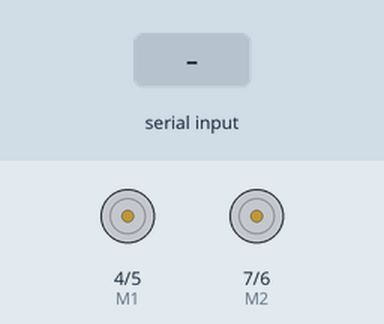
Simulated run of this sketch. Board: Arduino Uno, built with avr-gcc and run on an emulated ATmega328P. Parts: direction and speed pins drawn as motors (green arrow = direction pin HIGH = forward, orange = LOW = backward, longer = more drive). The test bench sets the inputs (shaded band).

Above: at 1.2 s.
1.3 s: "w" received over Serial
At 2.4 s:
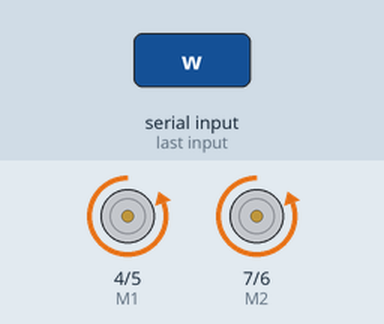
2.8 s: "s" received over Serial
At 3.6 s:
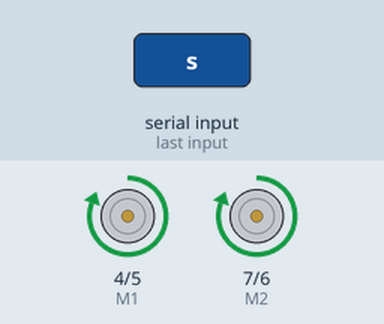
4.3 s: "x" received over Serial
At 4.7 s:
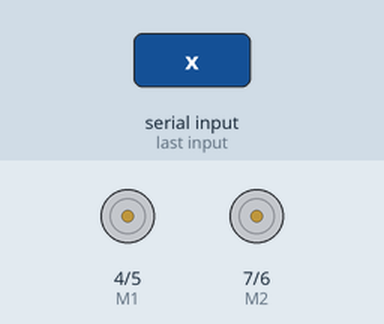
5.8 s: "a" received over Serial
At 7.0 s:
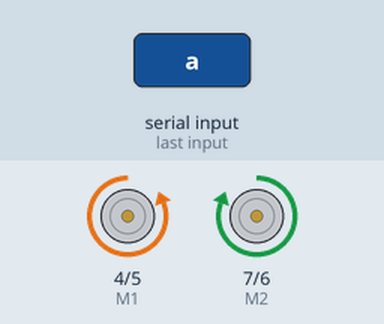
7.3 s: "d" received over Serial
At 8.2 s:
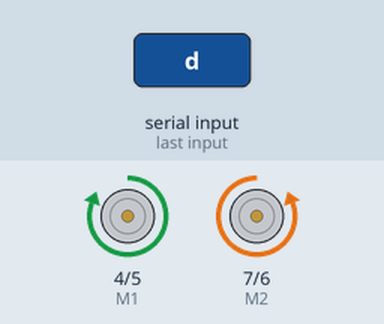
8.8 s: "x" received over Serial
At 9.3 s:
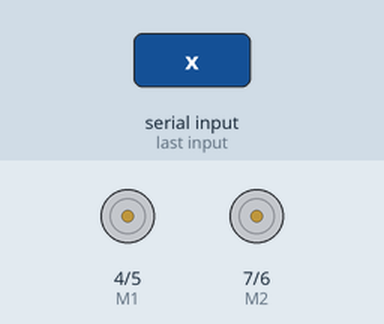
Timing chart, 0 to 11.3 s (numbered marks = the images above; inputs shaded):
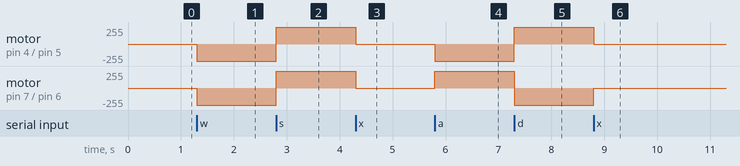

Measured:
- after the input at 1.3 s, motor on pin 4 (M1) / pin 5 (E1), motor on pin 7 (M2) / pin 6 (E2): stopped → backward 255/255 at once
- after the input at 2.8 s, motor on pin 4 (M1) / pin 5 (E1), motor on pin 7 (M2) / pin 6 (E2): backward 255/255 → forward 255/255 at once
- after the input at 4.3 s, motor on pin 4 (M1) / pin 5 (E1), motor on pin 7 (M2) / pin 6 (E2): forward 255/255 → stopped at once
- after the input at 5.8 s, motor on pin 4 (M1) / pin 5 (E1): stopped → backward 255/255 at once; motor on pin 7 (M2) / pin 6 (E2): stopped → forward 255/255 at once
- after the input at 7.3 s, motor on pin 4 (M1) / pin 5 (E1): backward 255/255 → forward 255/255 at once; motor on pin 7 (M2) / pin 6 (E2): forward 255/255 → backward 255/255 at once
- after the input at 8.8 s, motor on pin 4 (M1) / pin 5 (E1): forward 255/255 → stopped at once; motor on pin 7 (M2) / pin 6 (E2): backward 255/255 → stopped at once

The sketch:

task_3.ino
```cpp
//Note
//Pin 4 = Direction control for Motor 2
//Pin 5 = PWM control for Motor 2
//Pin 6 = PWM control for Motor 1
//Pin 7 = Direction control for Motor 1
int E1 = 5;
int M1 = 4;
int E2 = 6;
int M2 = 7;

void setup() {

  Serial.begin( 9600 );
  for (int i = 4; i <= 7; i++) //Pin 4 to 7 are used
      pinMode(i, OUTPUT);

}

void loop() {

  if (Serial.available()) {
        char input = Serial.read();
        switch(input){
            case 'x':
                analogWrite(E1, 0); //0 power == stop
                analogWrite(E2, 0);
                break;
            case 'w':
                digitalWrite(M1,LOW);// moving forward
                digitalWrite(M2,LOW);
                analogWrite(E1, 255);
                analogWrite(E2, 255);
                break;
           case 's':
                digitalWrite(M1,HIGH);//moving backward
                digitalWrite(M2,HIGH);
                analogWrite(E1, 255); //255 = max power
                analogWrite(E2, 255);
                break;
           case 'a':
                digitalWrite(M1,LOW);//moving left
                digitalWrite(M2,HIGH);
                analogWrite(E1, 255);
                analogWrite(E2, 255);
                break;
            case 'd':
                digitalWrite(M1,HIGH);//moving right
                digitalWrite(M2,LOW);
                analogWrite(E1, 255);
                analogWrite(E2, 255);
                break;

        }
     }
}
```
